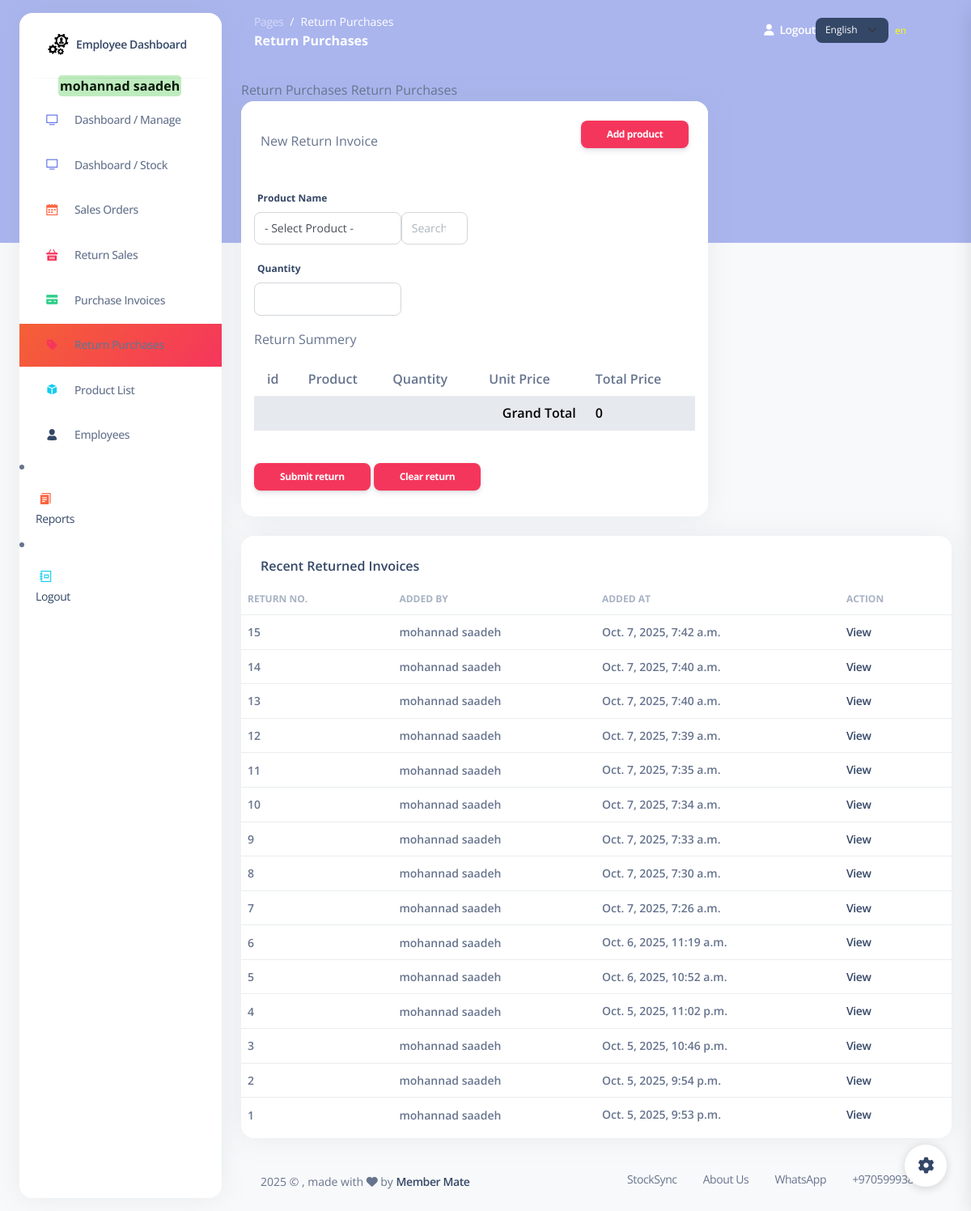
/return_purchases (signed in), run on an earlier commit of the app's database.
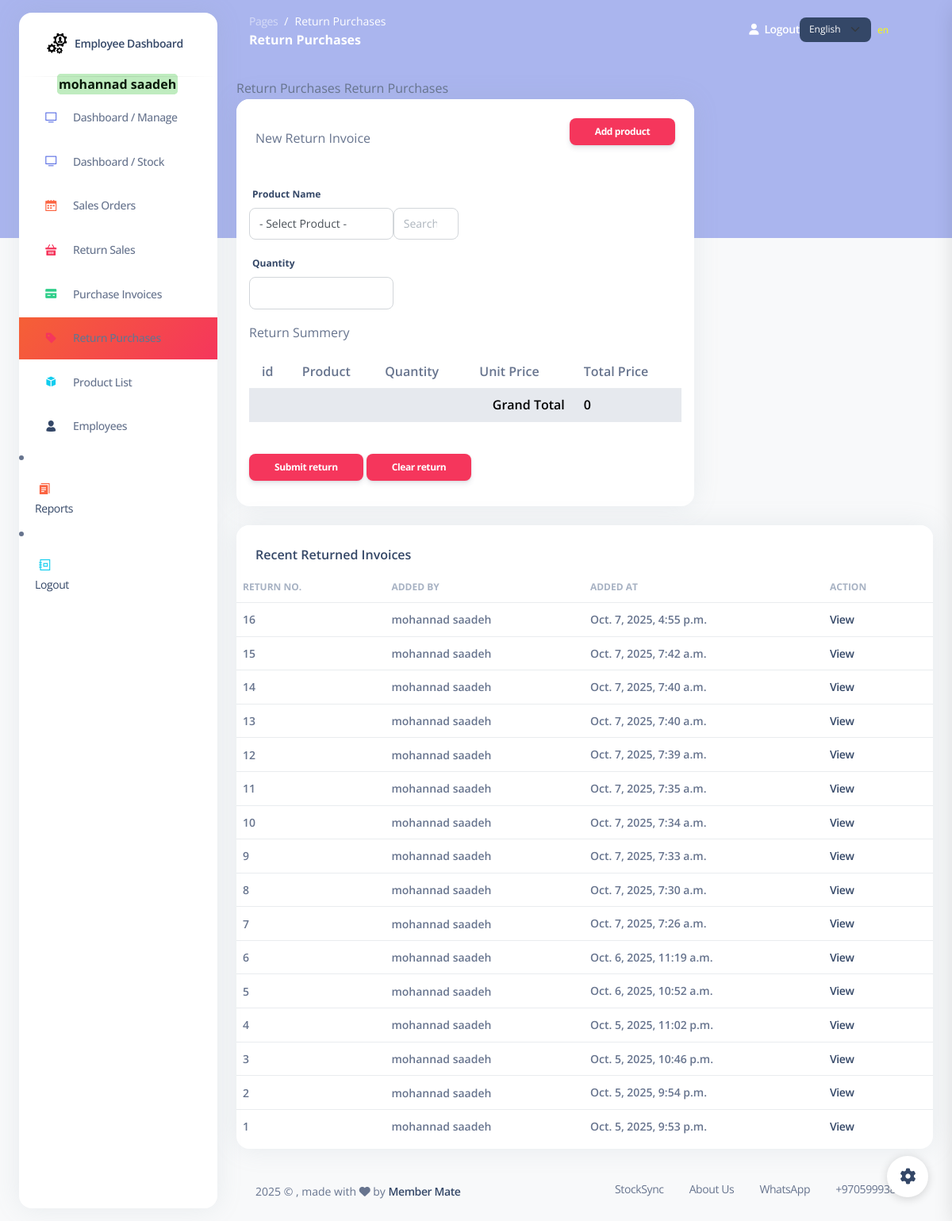
And on a later commit of the database.
### my_app/models.py (models this page shows)
class Return(models.Model):
    employee = models.ForeignKey(Employee, related_name="returns", on_delete=models.CASCADE)
    total_amount = models.DecimalField(max_digits=10, decimal_places=2, default=0.00)
    grand_total = models.DecimalField(max_digits=10, decimal_places=2, default=0.00)
    created_at = models.DateTimeField(auto_now_add=True)
    updated_at = models.DateTimeField(auto_now=True)

class Employee(models.Model):
    first_name = models.CharField(max_length=255)
    last_name = models.CharField(max_length=255)
    email = models.EmailField(max_length=255)
    DOB = models.DateField()
    password = models.CharField(max_length=255)
    confirm_password = models.CharField(max_length=255)
    is_active = models.BooleanField(default=False)
    created_at = models.DateTimeField(auto_now_add=True)
    updated_at = models.DateTimeField(auto_now=True)
    objects = EmployeeManager()

### my_app/views.py (the view)
# urls.py: path('return_purchases', views.display_returns),
def display_returns(request):
    grand_total = sum(item['total_price'] for item in returns_order)
    context = {
        'returns_order': returns_order,
        'products': models.get_all_products(),
        'return_invoices': models.get_all_return_invoices(),
        'employee': models.get_employee_by_id(request.session['employee_id']),
        'grand_total': grand_total,
    }
    return render(request, 'return_purchases.html', context)

### my_app/models.py (called while the page is built)
def get_employee_by_id(id):
    return Employee.objects.get(id=id)

def get_all_products():
    return Product.objects.all()

def get_all_return_invoices():
    return Return.objects.all().order_by('-created_at')

### my_app/templates/return_purchases.html (shortened to what the changed rows need)
{% extends 'layouts/base.html' %}
{% block content %}
<div class="row">
    <div class="col-8">
      <div class="card mb-4">
          <div class="card-body">
          <form action="/submet_return_order" method="post">
              <table class="table">
                <tr >
                  <th class="ps-3">id</th>
                  <th class="ps-3">Product</th>
                  <th>Quantity</th>
                  <th class="ps-3">Unit Price</th>
                  <th class="ps-3">Total Price</th>
                </tr>
              </table>
            </div>
      </div>
    </div>
  </div>
  <div class="row">
    <div class="col-12">
      <div class="card mb-4">
        <div class="card-body px-0 pt-0 pb-2">
          <div class="table-responsive p-0">
            <table class="table align-items-center justify-content-center mb-0">
              <thead>
                <tr>
                  <th class="text-uppercase text-secondary text-xs font-weight-bolder opacity-7 ps-2">Return No.</th>
                  <th class="text-uppercase text-secondary text-xs font-weight-bolder opacity-7 ps-2 ">Added by</th>
                  <th class="text-uppercase text-secondary text-xs font-weight-bolder opacity-7 ps-2 ">Added at</th>
                  <th class="text-uppercase text-secondary text-xs font-weight-bolder opacity-7 ps-2">Action</th>
                </tr>
              </thead>
              <tbody>
                {% for invoice in return_invoices %}
                <tr>
                  <td>
                    <p class="text-sm mb-0 font-weight-bold mb-0"> {{invoice.id}} </p>
                  </td>
                  <td>
                    <p class="text-sm mb-0 font-weight-bold mb-0"> {{invoice.employee.first_name}} {{invoice.employee.last_name}} </p>
                  </td>
                  <td>
                    <span class="text-sm mb-0 font-weight-bold">{{invoice.created_at}}</span>
                  </td>
                  <td>
                    <span class="text-sm  mb-0 font-weight-bold"><a href="/view_return_invoice/{{invoice.id}}">View</a></span>
                  </td>
                </tr>
                {% endfor %}
              </tbody>
            </table>
          </div>
        </div>
      </div>
    </div>
  </div>
{% endblock content %}

What changed in the data, as far as the page shows it:
added Return: id "16", employee.first_name "mohannad", employee.last_name "saadeh", created_at "Oct. 7, 2025, 4:55 p.m."
